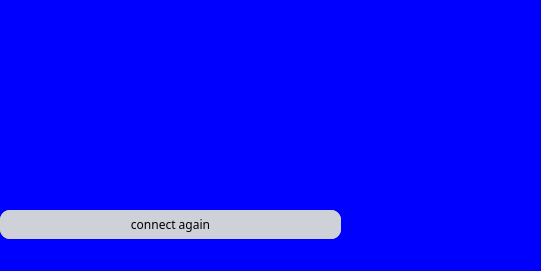
<?xml version="1.0" encoding="UTF-8"?>
<ui version="4.0">
 <class>ShowInfo</class>
 <widget class="QWidget" name="ShowInfo">
  <property name="geometry">
   <rect>
    <x>0</x>
    <y>0</y>
    <width>557</width>
    <height>274</height>
   </rect>
  </property>
  <property name="windowTitle">
   <string>Form</string>
  </property>
  <property name="styleSheet">
   <string notr="true">*{
	background:rgb(255, 255, 255);
	font-family:Century Gothic,sans-serif;
}
QFrame{
background: blue;
}
QFrame{
	border:sold 10px rgba(0,0,0);
	background-image: url(G:/2022 spring semester/programing 2/final_checker/pictureSource/ask2.jpg);
}
QLineEdit{
	color: #8d98a1;
	background-color:#405361;
}
QLineEdit{
	color: #8d98a1;
	background-color:rgb(242,235,217);
	font-size:18px;
	border-style:outset;
	border-radius:10px;
}
QPushButton{
	background:#ced1d8;
	border-style:outset;
	border-radius:10px;
 
}
QPushButton:pressed{
	background-color:#405361;
	border-style:inset;
}
QCheckBox{
	background:rgba(85,170,225,0);
	color:white;
}
QLabel{
	background:rgba(85,170,225,0);
	color:black;
	font-style: italic bold;
	font size:150px;
}

QListView{
	background:rgba(85,170,225,0);
	color:black;
	font-style: italic bold;
	font size:50px;
}
</string>
  </property>
  <widget class="QFrame" name="frame">
   <property name="geometry">
    <rect>
     <x>-10</x>
     <y>0</y>
     <width>551</width>
     <height>271</height>
    </rect>
   </property>
   <property name="frameShape">
    <enum>QFrame::StyledPanel</enum>
   </property>
   <property name="frameShadow">
    <enum>QFrame::Raised</enum>
   </property>
   <widget class="QLabel" name="info">
    <property name="geometry">
     <rect>
      <x>30</x>
      <y>30</y>
      <width>501</width>
      <height>41</height>
     </rect>
    </property>
    <property name="font">
     <font>
      <pointsize>15</pointsize>
      <italic>true</italic>
     </font>
    </property>
    <property name="text">
     <string/>
    </property>
    <property name="alignment">
     <set>Qt::AlignCenter</set>
    </property>
   </widget>
   <widget class="QLabel" name="shark">
    <property name="geometry">
     <rect>
      <x>380</x>
      <y>100</y>
      <width>141</width>
      <height>131</height>
     </rect>
    </property>
    <property name="text">
     <string/>
    </property>
   </widget>
   <widget class="QLabel" name="detail">
    <property name="geometry">
     <rect>
      <x>20</x>
      <y>100</y>
      <width>321</width>
      <height>81</height>
     </rect>
    </property>
    <property name="font">
     <font>
      <pointsize>10</pointsize>
      <italic>true</italic>
     </font>
    </property>
    <property name="text">
     <string/>
    </property>
    <property name="alignment">
     <set>Qt::AlignCenter</set>
    </property>
   </widget>
   <widget class="QPushButton" name="OK">
    <property name="geometry">
     <rect>
      <x>10</x>
      <y>210</y>
      <width>341</width>
      <height>29</height>
     </rect>
    </property>
    <property name="text">
     <string>OK</string>
    </property>
   </widget>
   <widget class="QPushButton" name="reConnect">
    <property name="geometry">
     <rect>
      <x>10</x>
      <y>210</y>
      <width>341</width>
      <height>29</height>
     </rect>
    </property>
    <property name="text">
     <string>connect again</string>
    </property>
   </widget>
  </widget>
 </widget>
 <resources/>
 <connections/>
</ui>
